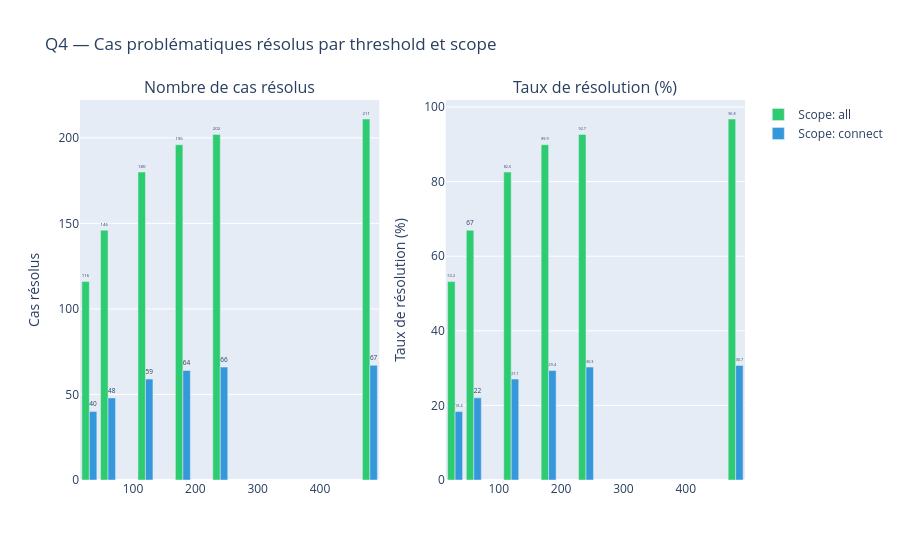

The notebook cell this image was saved under:
### Markdown cell above
## Q4 — Combien de cas problématiques seront résolus ?

### Code cell
fig = make_subplots(
    rows=1, cols=2,
    subplot_titles=('Nombre de cas résolus', 'Taux de résolution (%)')
)

for i, scope in enumerate(['all', 'connect']):
    sub = results_df[results_df['scope'] == scope]
    color = '#2ecc71' if scope == 'all' else '#3498db'

    fig.add_trace(
        go.Bar(x=sub['threshold'], y=sub['cases_solved'], name=f'Scope: {scope}',
               marker_color=color, text=sub['cases_solved'], textposition='outside'),
        row=1, col=1
    )
    fig.add_trace(
        go.Bar(x=sub['threshold'], y=sub['solve_rate_pct'], name=f'Scope: {scope} (%)',
               marker_color=color, showlegend=False, text=sub['solve_rate_pct'].round(1), textposition='outside'),
        row=1, col=2
    )

fig.update_layout(title_text='Q4 — Cas problématiques résolus par threshold et scope', barmode='group')
fig.update_yaxes(title_text='Cas résolus', row=1, col=1)
fig.update_yaxes(title_text='Taux de résolution (%)', row=1, col=2)
fig.show()

### Figure 1 — Plotly figure (JSON) as saved in the notebook; plotly's stock layout.template omitted (floating-point values rounded to 4 significant figures)
{"data": [{"marker": {"color": "#2ecc71"}, "name": "Scope: all", "text": [116.0, 146.0, 180.0, 196.0, 202.0, 211.0], "textposition": "outside", "type": "bar", "x": [30, 60, 120, 180, 240, 480], "xaxis": "x", "y": [116, 146, 180, 196, 202, 211], "yaxis": "y"}, {"marker": {"color": "#2ecc71"}, "name": "Scope: all (%)", "showlegend": false, "text": [53.2, 67.0, 82.6, 89.9, 92.7, 96.8], "textposition": "outside", "type": "bar", "x": [30, 60, 120, 180, 240, 480], "xaxis": "x2", "y": [53.21, 66.97, 82.57, 89.91, 92.66, 96.79], "yaxis": "y2"}, {"marker": {"color": "#3498db"}, "name": "Scope: connect", "text": [40.0, 48.0, 59.0, 64.0, 66.0, 67.0], "textposition": "outside", "type": "bar", "x": [30, 60, 120, 180, 240, 480], "xaxis": "x", "y": [40, 48, 59, 64, 66, 67], "yaxis": "y"}, {"marker": {"color": "#3498db"}, "name": "Scope: connect (%)", "showlegend": false, "text": [18.4, 22.0, 27.1, 29.4, 30.3, 30.7], "textposition": "outside", "type": "bar", "x": [30, 60, 120, 180, 240, 480], "xaxis": "x2", "y": [18.35, 22.02, 27.06, 29.36, 30.28, 30.73], "yaxis": "y2"}], "layout": {"annotations": [{"font": {"size": 16}, "showarrow": false, "text": "Nombre de cas résolus", "x": 0.225, "xanchor": "center", "xref": "paper", "y": 1, "yanchor": "bottom", "yref": "paper"}, {"font": {"size": 16}, "showarrow": false, "text": "Taux de résolution (%)", "x": 0.775, "xanchor": "center", "xref": "paper", "y": 1, "yanchor": "bottom", "yref": "paper"}], "barmode": "group", "title": {"text": "Q4 — Cas problématiques résolus par threshold et scope"}, "xaxis": {"anchor": "y", "domain": [0, 0.45]}, "xaxis2": {"anchor": "y2", "domain": [0.55, 1]}, "yaxis": {"anchor": "x", "domain": [0, 1], "title": {"text": "Cas résolus"}}, "yaxis2": {"anchor": "x2", "domain": [0, 1], "title": {"text": "Taux de résolution (%)"}}}}
